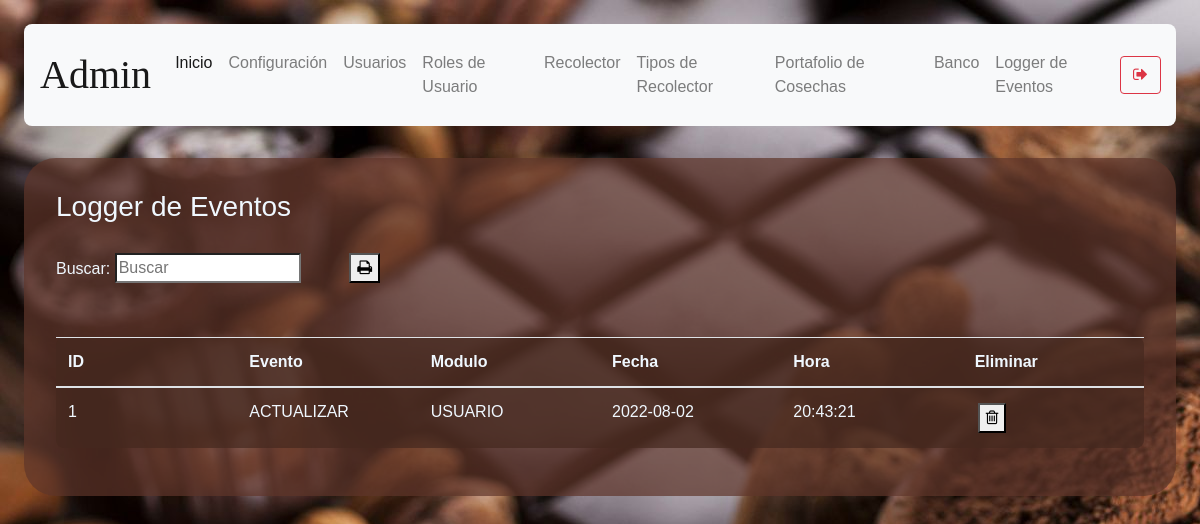
The app's page /logger (signed in), older data.
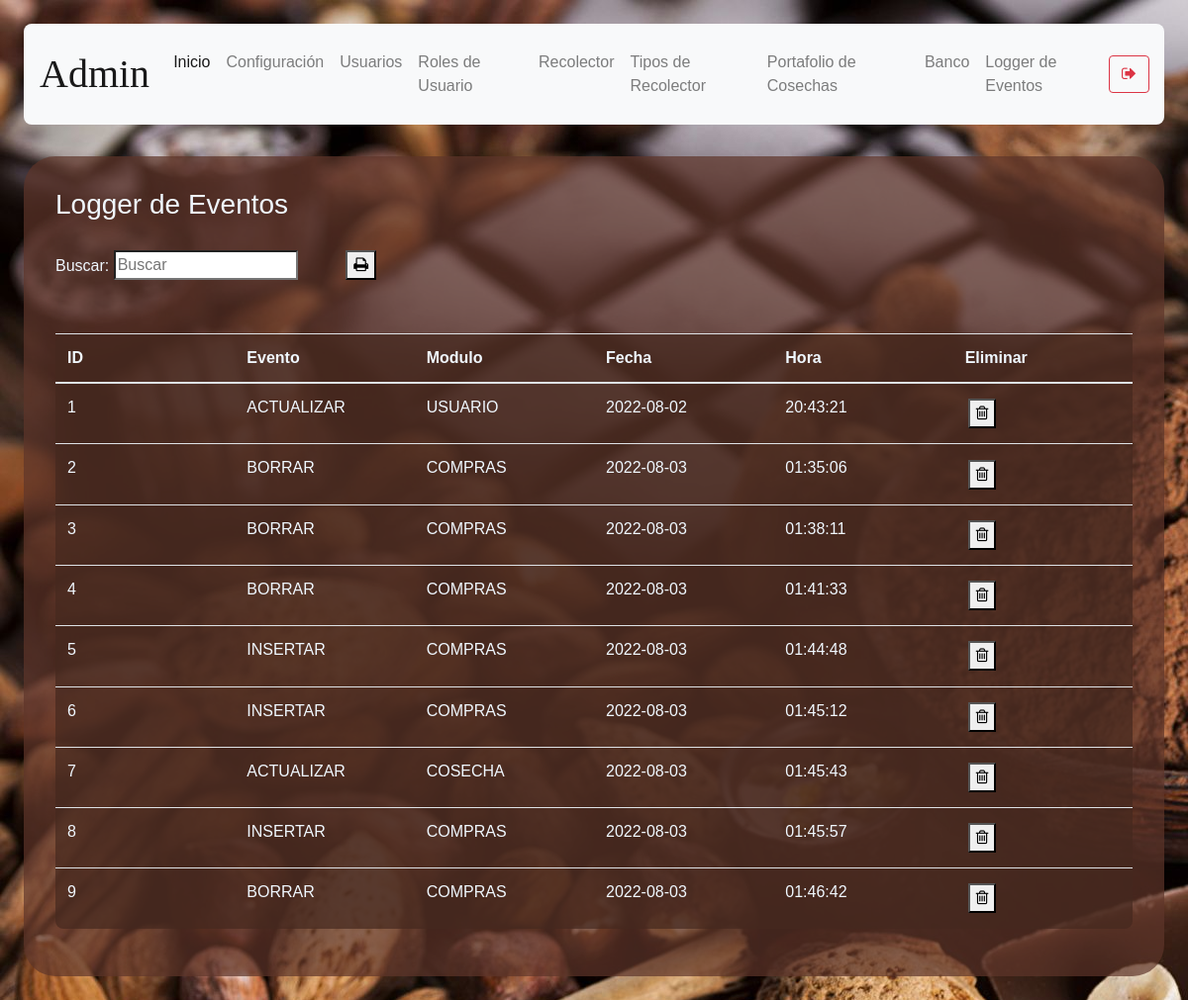
The same page, newer data.
### models/logger.py (models this page shows, shortened)
class Logger(db.Model):
    __tablename__ = 'logger'
    id = db.Column( db.Integer, primary_key = True )
    event = db.Column(db.String(50), nullable = False)
    module = db.Column(db.String(50), nullable = False)
    date = db.Column( db.Date, nullable=False, default= strftime("%Y-%m-%d", gmtime() ) )
    time = db.Column( db.String(20), nullable=False, default= strftime("%H:%M:%S", gmtime() ) )

### routes/logger.py (the view)
@logg.route('/logger')
def index():
    if( not verify_permissions(session, User, allowed_rols) ):
        return redirect(url_for('auth.index'))
    registers = Logger.query.all()
    if 'management-status' not in session:
        return render_template('logger.html', status="",\
            registers = registers)
    status = session['management-status']
    session.pop('management-status', None)
    return render_template("logger.html", registers=registers)

### models/user.py (called while the page is built)
    def get_user_rol_by_username( self, username ):
        user_rol_id = User.query.filter_by(username = username).first().user_rol_id
        user_rol = User_rol.query.get(user_rol_id).description
        return user_rol

### utils/functions.py (called while the page is built)
def verify_permissions(session, User, allowed=['admin']):
    return 'username' in session and \
    ( allowed == 'all' or User.get_user_rol_by_username(User, session['username']) in allowed)

### templates/logger.html (shortened to what this page needs)
{% extends 'base.html' %}
{% block content %}
<h3>Logger de Eventos</h3>
<p>
    Buscar: <input id ="search-bar" onkeyup="searchEngine()" type="search" name="busqueda" placeholder="Buscar">
    <button><a onclick="javascript:generatePDF('miTabla');"><i class="fa fa-print" aria-hidden="true"></i></a></button>
</p>
<table class="table content-table fixed-table" id="miTabla">
    <thead>
        <th>ID</th>
        <th>Evento</th>
        <th>Modulo</th>
        <th>Fecha</th>
        <th>Hora</th>
        <th>Eliminar</th>
    </thead>
    <tbody id = table-body-data>
    {% for register in registers %}
    <tr>
        <td>{{ register.id }}</td>
        <td>{{ register.event }}</td>
        <td>{{ register.module }}</td>
        <td>{{ register.date }}</td>
        <td>{{ register.time }}</td>
        <td><button onclick='deleteConfirm( {{register.id}}, "Logger" )'><i class="fa fa-trash-o" aria-hidden="true"></i></button></td>
    </tr>
    {% endfor %}
    </tbody>
</table>
{% endblock %}

### templates/base.html (shortened to what this page needs)
<!DOCTYPE html>
<html>
<head>
    <link rel="stylesheet" href="https://cdn.jsdelivr.net/npm/bootstrap@4.0.0/dist/css/bootstrap.min.css">
     <link rel="stylesheet" href="https://cdnjs.cloudflare.com/ajax/libs/font-awesome/4.7.0/css/font-awesome.min.css">
     <link rel='stylesheet' type='text/css' media='screen'  href= "{{ url_for('static',filename='styles/main.css') }}">
</head>
<body>
    <nav class="navbar navbar-expand-lg navbar-light bg-light top">
        <a class="navbar-brand nav-user" href="#"> {{ session['username'] }}</a>
        <div class="collapse navbar-collapse" id="navbarSupportedContent">
          <ul class="navbar-nav mr-auto">
            <li class="nav-item active">
              <a class="nav-link" href="/">Inicio <span class="sr-only">(current)</span></a>
            </li>
            <li class="nav-item">
              <a class="nav-link" href="/user-settings">Configuración</a>
            </li>
            {% if session["rol"] == 'admin' %}
            <li class="nav-item">
                <a class="nav-link" href="/user-management">Usuarios</a>
            </li>
            <li class="nav-item">
                <a class="nav-link" href="/user-rol-management">Roles de Usuario</a>
            </li>
            <li class="nav-item">
                <a class="nav-link" href="/productor-data">Recolector</a>
            </li>
            <li class="nav-item">
                <a class="nav-link" href="/productor-type">Tipos de Recolector</a>
            </li>
            <li class="nav-item">
              <a class="nav-link" href="/harvest">Portafolio de Cosechas</a>
            </li>
            <li class="nav-item">
              <a class="nav-link" href="/bank">Banco</a>
            </li>
            <li class="nav-item">
              <a class="nav-link" href="/logger">Logger de Eventos</a>
            </li>
            {% endif %}
          </ul>
          <form action="logout">
          <button class="btn btn-outline-danger my-2 my-sm-0">
              <i class="fa fa-sign-out" aria-hidden="true"></i>
            </button>
          </form>
        </div>
      </nav>
    <section class="content">
        {% block content %}
        {% endblock %}
    </section>
</body>
</html>

### static/styles/main.css (style rules this page uses)
body { background-color:aliceblue; background-image: url("../media/2316549.jpg"); margin: 2%; font-family: 'Gill Sans', 'Gill Sans MT', Calibri, 'Trebuchet MS', sans-serif; }
button { margin: 2%; }
section.content { background-color: rgba(95, 54, 42, 0.7); padding: 2em; color:aliceblue; margin-top: 2em; border-radius: 2em; }
.content-table { background-color: rgba(69, 40, 31, 0.7); padding: 2em; color:aliceblue; margin-top: 2em; border-radius: .5em; }
nav.top { padding: 1em; border-radius: 0.5em; }
.nav-user { text-transform: capitalize; text-align: center; font-family: cursive; font-size: 2.5em; }
table { width:100%; table-layout:fixed; }
td { word-wrap:break-word; }

Row changes from the older to the newer data that the page shows:
added Logger: id "2", event "BORRAR", module "COMPRAS", date "2022-08-03", time "01:35:06"
added Logger: id "3", event "BORRAR", module "COMPRAS", date "2022-08-03", time "01:38:11"
added Logger: id "4", event "BORRAR", module "COMPRAS", date "2022-08-03", time "01:41:33"
added Logger: id "5", event "INSERTAR", module "COMPRAS", date "2022-08-03", time "01:44:48"
added Logger: id "6", event "INSERTAR", module "COMPRAS", date "2022-08-03", time "01:45:12"
added Logger: id "7", event "ACTUALIZAR", module "COSECHA", date "2022-08-03", time "01:45:43"
added Logger: id "8", event "INSERTAR", module "COMPRAS", date "2022-08-03", time "01:45:57"
added Logger: id "9", event "BORRAR", module "COMPRAS", date "2022-08-03", time "01:46:42"
